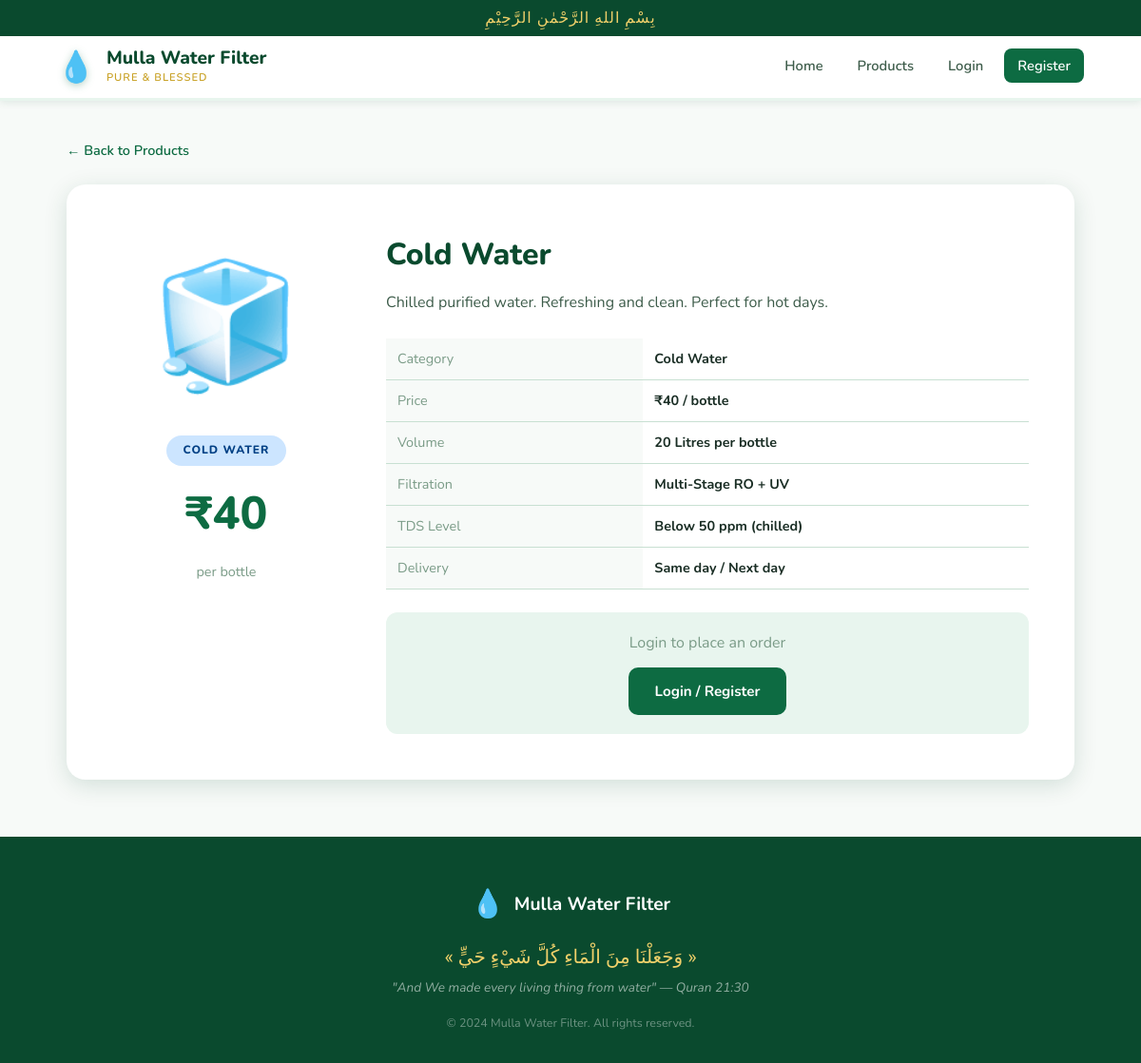
Page /product/1 on the committed database.
### tables this page shows
CREATE TABLE products (
        id INTEGER PRIMARY KEY AUTOINCREMENT,
        name TEXT NOT NULL,
        category TEXT NOT NULL,
        price REAL NOT NULL,
        description TEXT,
        image_url TEXT,
        is_active INTEGER DEFAULT 1
    );

### app.py (the view)
@app.route('/product/<int:product_id>')
def product_detail(product_id):
    db = get_db()
    product = db.execute("SELECT * FROM products WHERE id=?", (product_id,)).fetchone()
    db.close()
    if not product:
        flash('Product not found.', 'danger')
        return redirect(url_for('products'))
    return render_template('product_detail.html', product=product)

### app.py (called while the page is built)
def get_db():
    conn = sqlite3.connect(DATABASE)
    conn.row_factory = sqlite3.Row  # Return dict-like rows
    return conn

### templates/product_detail.html (shortened to what this page needs)
{% extends "base.html" %}
{% block content %}
<div class="container page-container">
  <a href="{{ url_for('products') }}" class="back-link">← Back to Products</a>
  <div class="detail-card">
    <div class="detail-img-side">
      {% if product['category'] == 'cold' %}
        <div class="detail-emoji">🧊</div>
        <div class="detail-badge cold-badge">COLD WATER</div>
      {% else %}
        <div class="detail-emoji">🫧</div>
        <div class="detail-badge normal-badge">NORMAL WATER</div>
      {% endif %}
      <div class="detail-price-tag">₹{{ product['price']|int }}</div>
      <div class="detail-price-label">per bottle</div>
    </div>
    <div class="detail-info-side">
      <h1>{{ product['name'] }}</h1>
      <p class="detail-desc">{{ product['description'] }}</p>
      <table class="detail-table">
        <tr><td>Category</td><td><strong>{{ product['category']|capitalize }} Water</strong></td></tr>
        <tr><td>Price</td><td><strong>₹{{ product['price']|int }} / bottle</strong></td></tr>
        <tr><td>Volume</td><td><strong>20 Litres per bottle</strong></td></tr>
        <tr><td>Filtration</td><td><strong>Multi-Stage RO + UV</strong></td></tr>
        <tr><td>TDS Level</td><td><strong>{% if product['category'] == 'cold' %}Below 50 ppm (chilled){% else %}Below 150 ppm{% endif %}</strong></td></tr>
        <tr><td>Delivery</td><td><strong>Same day / Next day</strong></td></tr>
      </table>
      {% if session.get('role') == 'customer' %}
      <form method="POST" action="{{ url_for('add_to_cart') }}" class="detail-order-form">
        <input type="hidden" name="product_id" value="{{ product['id'] }}"/>
        <div class="form-group">
          <label>Number of Bottles</label>
          <input type="number" name="quantity" value="1" min="1" max="50" class="form-input qty-wide"/>
        </div>
        <button type="submit" class="btn-primary btn-lg">Add to Cart 🛒</button>
      </form>
      {% elif not session.get('user_id') %}
      <div class="login-cta">
        <p>Login to place an order</p>
        <a href="{{ url_for('login') }}" class="btn-primary">Login / Register</a>
      </div>
      {% endif %}
    </div>
  </div>
</div>
{% endblock %}

### static/css/style.css (style rules this page uses)
:root { --green-dark: #0a4a2e; --green-main: #0d6b42; --green-mid: #1a8c57; --green-light: #27ae60; --green-pale: #e8f5ee; --green-pale2: #d4edda; --gold: #c9a227; --gold-light: #f0d06a; --white: #ffffff; --off-white: #f7faf8; --text-dark: #1a2e25; --text-mid: #3d5c4a; --text-muted: #7a9b87; --border: #c8e0d2; --shadow-sm: 0 2px 8px rgba(10,74,46,0.10); --shadow-md: 0 6px 24px rgba(10,74,46,0.15); --shadow-lg: 0 16px 48px rgba(10,74,46,0.18); --radius: 12px; --radius-lg: 20px; --transition: all 0.25s ease; }
*, *::before, *::after { box-sizing: border-box; margin: 0; padding: 0; }
html { scroll-behavior: smooth; }
body { font-family: 'Nunito', sans-serif; background: var(--off-white); color: var(--text-dark); line-height: 1.6; }
a { text-decoration: none; color: inherit; }
.container { max-width: 1180px; margin: 0 auto; padding: 0 5%; }
.page-container { padding-top: 40px; padding-bottom: 60px; }
.btn-primary { background: var(--green-main); color: var(--white); padding: 13px 28px; border-radius: 10px; font-weight: 700; font-size: 0.95rem; border: none; cursor: pointer; transition: var(--transition); display: inline-block; text-align: center; }
.cold-badge { background: #cce5ff; color: #004085; }
.back-link { display: inline-flex; align-items: center; gap: 6px; color: var(--green-main); font-weight: 600; margin-bottom: 24px; font-size: 0.9rem; }
.detail-card { display: flex; gap: 48px; background: var(--white); border-radius: var(--radius-lg); padding: 48px; box-shadow: var(--shadow-md); }
.detail-img-side { flex: 0 0 240px; text-align: center; display: flex; flex-direction: column; align-items: center; gap: 12px; }
.detail-emoji { font-size: 8rem; }
.detail-badge { padding: 6px 18px; border-radius: 100px; font-size: 0.75rem; font-weight: 800; letter-spacing: 1px; }
.detail-price-tag { font-size: 3rem; font-weight: 800; color: var(--green-main); }
.detail-price-label { font-size: 0.9rem; color: var(--text-muted); }
.detail-info-side { flex: 1; }
.detail-info-side h1 { font-size: 2rem; font-weight: 800; color: var(--green-dark); margin-bottom: 12px; }
.detail-desc { color: var(--text-mid); margin-bottom: 24px; font-size: 1rem; line-height: 1.7; }
.detail-table { width: 100%; border-collapse: collapse; font-size: 0.9rem; margin-bottom: 24px; }
.detail-table td { padding: 10px 12px; border-bottom: 1px solid var(--border); }
.detail-table td:first-child { color: var(--text-muted); min-width: 120px; background: var(--off-white); }
.login-cta { background: var(--green-pale); border-radius: 12px; padding: 20px; text-align: center; }
.login-cta p { margin-bottom: 12px; color: var(--text-muted); }

### rows in the picture
products: price "40", name "Cold Water", description "Chilled purified water. Refreshing and clean. Perfect for hot days.", category "Cold"
